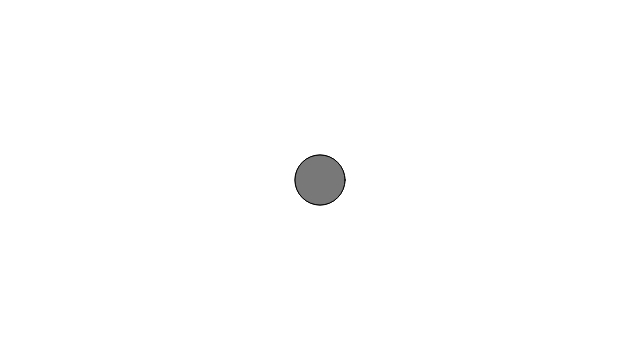
Frame 1 (no input)
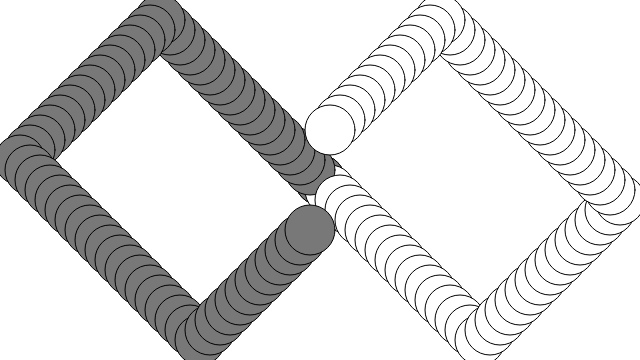
Frame 60 (no input)
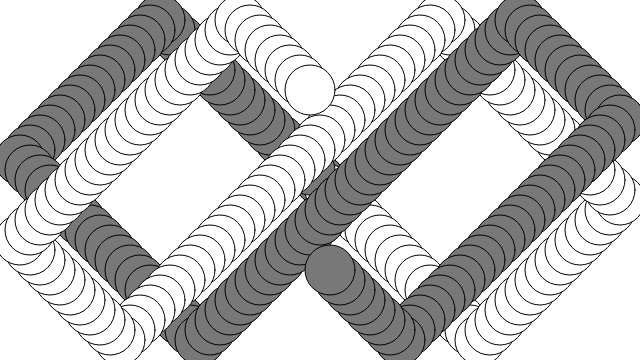
Frame 120 (the mouse pressed at the canvas centre since frame 60)

The p5.js sketch that drew these frames (run headless with seeded random() and noise() and a simulated clock; from frame 60 on, the mouse is pressed at the canvas centre):

// p5.js sketch
// ── sketch.js
let ball_1 = {
  x: 320,
  y: 180,
  xspeed: 10,
  yspeed: 10,
  r: 25,
  color: 255
};
let ball_2 = {
  x: 320,
  y: 180,
  xspeed: -10,
  yspeed: -10,
  r: 25,
  color: 120
};

function setup() {
  // print('ball_1', ball_1)
  // print('ball_2', ball_2)
  createCanvas(640, 360);
  // noStroke();
  // frameRate(0.5)
  // frameRate(2)
  // ball_1.x = random(0, width);
  // ball_1.y = random(0, height);
}

function draw() {
  // background(0);
  draw_ball(ball_1);
  draw_ball(ball_2);
}

function draw_ball(a_ball) {
  // ellipse(a_ball.x, a_ball.y, a_ball.r * 2, a_ball.r * 2);
  // circle(x, y, d)
  // fill(a_ball.color, 100)
  fill(a_ball.color)
  circle(a_ball.x, a_ball.y, a_ball.r * 2);
  a_ball.x += a_ball.xspeed;
  a_ball.y += a_ball.yspeed;
  if (a_ball.x > width - a_ball.r || a_ball.x < a_ball.r) {
    a_ball.xspeed = -a_ball.xspeed;
  }
  if (a_ball.y > height - a_ball.r || a_ball.y < a_ball.r) {
    a_ball.yspeed = -a_ball.yspeed;
  }
}
